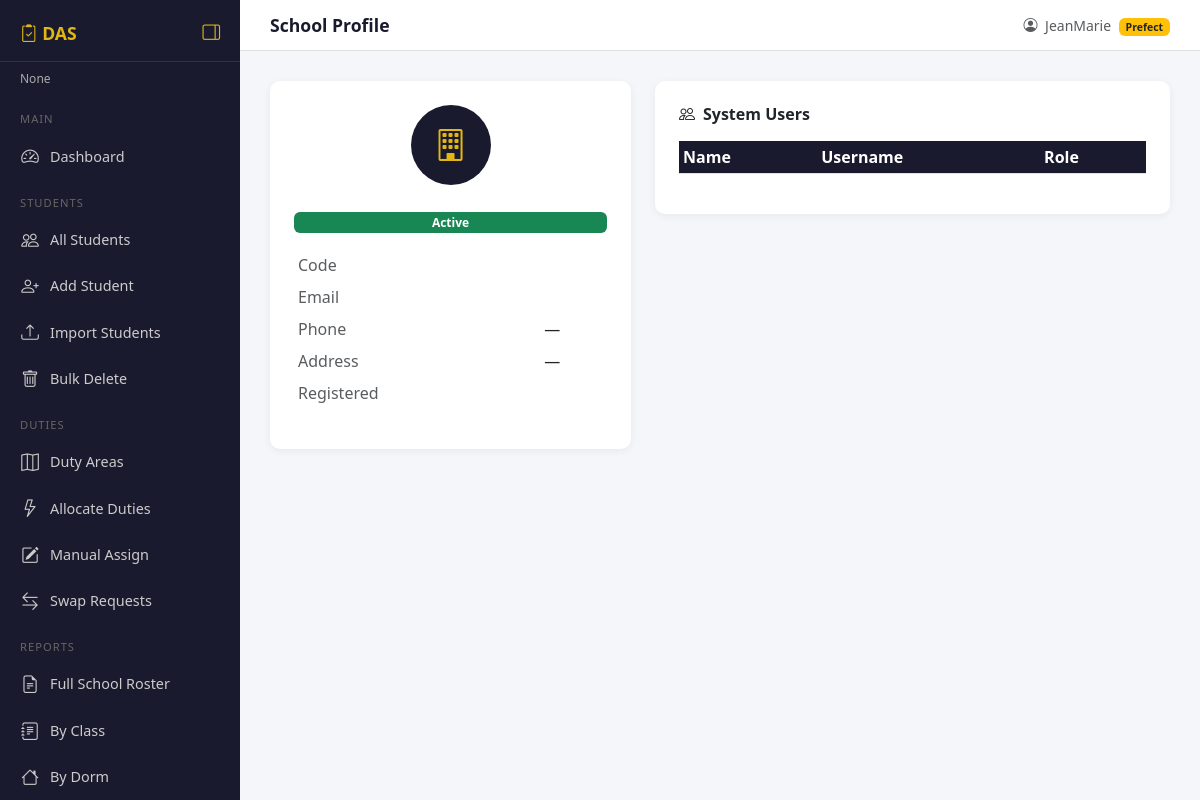
The page /schools/profile/ (signed in) on the database its author committed.
### accounts/models.py (models this page shows, shortened)
class User(AbstractUser):
    ROLES = [
        ('superadmin', 'Super Admin'),
        ('admin', 'School Admin'),
        ('prefect', 'Prefect'),
    ]
    role = models.CharField(max_length=20, choices=ROLES, default='prefect')
    school = models.ForeignKey(
        'schools.School',
        on_delete=models.SET_NULL,
        null=True, blank=True,
        related_name='users'
    )
    def is_school_admin(self):
        return self.role in ['admin', 'superadmin']

### schools/views.py (the view)
# urls.py: path('profile/',                views.school_profile,   name='school_profile'),
@login_required
def school_profile(request):
    school = get_school(request)
    return render(request, 'schools/profile.html', {'school': school})

### schools/views.py (called while the page is built)
def get_school(request):
    return request.user.school

### templates/schools/profile.html (shortened to what this page needs)
{% extends 'base.html' %}
{% block page_title %}School Profile{% endblock %}
{% block content %}
<div class="row g-4">
  <div class="col-md-5">
    <div class="card p-4 text-center">
      {% if school.logo %}
        <img src="{{ school.logo.url }}" alt="Logo"
             class="rounded mb-3" style="max-height:100px;">
      {% else %}
        <div style="width:80px;height:80px;background:#1a1a2e;border-radius:50%;
                    display:flex;align-items:center;justify-content:center;
                    margin:0 auto 15px;font-size:2rem;color:#e2b714;">
          <i class="bi bi-building"></i>
        </div>
      {% endif %}
      <span class="badge bg-success mb-3">Active</span>
      <table class="table table-sm table-borderless text-start">
        <tr><td class="text-muted">Code</td><td><strong>{{ school.code }}</strong></td></tr>
        <tr><td class="text-muted">Email</td><td>{{ school.email }}</td></tr>
        <tr><td class="text-muted">Phone</td><td>{{ school.phone|default:"—" }}</td></tr>
        <tr><td class="text-muted">Address</td><td>{{ school.address|default:"—" }}</td></tr>
        <tr><td class="text-muted">Registered</td><td>{{ school.registered_at|date:"d M Y" }}</td></tr>
      </table>
    </div>
  </div>
  <div class="col-md-7">
    <div class="card p-4">
      <h6 class="fw-bold mb-3">
        <i class="bi bi-people me-2"></i>System Users
      </h6>
      <table class="table table-sm table-hover">
        <thead>
          <tr>
            <th>Name</th>
            <th>Username</th>
            <th>Role</th>
          </tr>
        </thead>
      </table>
    </div>
  </div>
</div>
{% endblock %}

### templates/base.html (shortened to what this page needs)
<!DOCTYPE html>
<html lang="en">
<head>
  <link href="https://cdn.jsdelivr.net/npm/bootstrap@5.3.0/dist/css/bootstrap.min.css" rel="stylesheet">
  <link href="https://cdn.jsdelivr.net/npm/bootstrap-icons@1.10.5/font/bootstrap-icons.css" rel="stylesheet">
</head>
<body>
<div class="sidebar" id="sidebar">
  <div class="brand">
    <span class="brand-text">
      <i class="bi bi-clipboard2-check"></i> DAS
    </span>
    <button class="toggle-btn" id="toggleBtn" title="Toggle Sidebar">
      <i class="bi bi-layout-sidebar-reverse" id="toggleIcon"></i>
    </button>
  </div>
  <div class="school-name">{{ request.user.school }}</div>
  <div class="nav-section">Main</div>
  <a href="{% url 'dashboard' %}"
     data-title="Dashboard"
     class="{% if request.resolver_match.url_name == 'dashboard' %}active{% endif %}">
    <i class="bi bi-speedometer2"></i>
    <span class="nav-label">Dashboard</span>
  </a>
  <div class="nav-section">Students</div>
  <a href="{% url 'student_list' %}"
     data-title="All Students"
     class="{% if request.resolver_match.url_name == 'student_list' %}active{% endif %}">
    <i class="bi bi-people"></i>
    <span class="nav-label">All Students</span>
  </a>
  <a href="{% url 'student_create' %}"
     data-title="Add Student"
     class="{% if request.resolver_match.url_name == 'student_create' %}active{% endif %}">
    <i class="bi bi-person-plus"></i>
    <span class="nav-label">Add Student</span>
  </a>
  <a href="{% url 'student_import' %}"
     data-title="Import Students"
     class="{% if request.resolver_match.url_name == 'student_import' %}active{% endif %}">
    <i class="bi bi-upload"></i>
    <span class="nav-label">Import Students</span>
  </a>
  <a href="{% url 'student_bulk_delete' %}"
     data-title="Bulk Delete"
     class="{% if request.resolver_match.url_name == 'student_bulk_delete' %}active{% endif %}">
    <i class="bi bi-trash"></i>
    <span class="nav-label">Bulk Delete</span>
  </a>
  <div class="nav-section">Duties</div>
  <a href="{% url 'duty_area_list' %}"
     data-title="Duty Areas"
     class="{% if request.resolver_match.url_name == 'duty_area_list' %}active{% endif %}">
    <i class="bi bi-map"></i>
    <span class="nav-label">Duty Areas</span>
  </a>
  <a href="{% url 'allocate' %}"
     data-title="Allocate Duties"
     class="{% if request.resolver_match.url_name == 'allocate' %}active{% endif %}">
    <i class="bi bi-lightning"></i>
    <span class="nav-label">Allocate Duties</span>
  </a>
  <a href="{% url 'manual_assign' %}"
     data-title="Manual Assign"
     class="{% if request.resolver_match.url_name == 'manual_assign' %}active{% endif %}">
    <i class="bi bi-pencil-square"></i>
    <span class="nav-label">Manual Assign</span>
  </a>
  <a href="{% url 'swap_list' %}"
     data-title="Swap Requests"
     class="{% if request.resolver_match.url_name == 'swap_list' %}active{% endif %}">
    <i class="bi bi-arrow-left-right"></i>
    <span class="nav-label">Swap Requests</span>
  </a>
  <div class="nav-section">Reports</div>
  <a href="{% url 'report_full_school' %}"
     data-title="Full School Roster"
     class="{% if request.resolver_match.url_name == 'report_full_school' %}active{% endif %}">
    <i class="bi bi-file-earmark-text"></i>
    <span class="nav-label">Full School Roster</span>
  </a>
  <a href="{% url 'report_by_class' %}"
     data-title="By Class"
     class="{% if request.resolver_match.url_name == 'report_by_class' %}active{% endif %}">
    <i class="bi bi-journal-text"></i>
    <span class="nav-label">By Class</span>
  </a>
  <a href="{% url 'report_by_dorm' %}"
     data-title="By Dorm"
     class="{% if request.resolver_match.url_name == 'report_by_dorm' %}active{% endif %}">
    <i class="bi bi-house"></i>
    <span class="nav-label">By Dorm</span>
  </a>
  </div>
<div class="main-content" id="mainContent">
  <div class="topbar">
    <span class="page-title">{% block page_title %}Dashboard{% endblock %}</span>
    <span class="text-muted small">
      <i class="bi bi-person-circle me-1"></i>
      {{ request.user.get_full_name|default:request.user.username }}
      <span class="badge bg-warning text-dark ms-1">
        {{ request.user.get_role_display }}
      </span>
    </span>
  </div>
  <div class="content-area">
    {% block content %}{% endblock %}
  </div>
</div>
</body>
</html>

### templates/base.html (style rules this page uses)
body { background: #f4f6f9; font-family: 'Segoe UI', sans-serif; }
.sidebar { min-height: 100vh; background: #1a1a2e; color: white; width: 240px; position: fixed; top: 0; left: 0; bottom: 0; padding-top: 20px; z-index: 100; overflow-y: scroll; overflow-x: hidden; transition: width 0.25s ease; }
.sidebar .brand { font-size: 1.1rem; font-weight: 700; color: #e2b714; padding: 0 20px 15px; border-bottom: 1px solid #333; display: flex; align-items: center; justify-content: space-between; white-space: nowrap; }
.brand-text { transition: opacity 0.2s ease; }
.toggle-btn { background: none; border: none; color: #e2b714; cursor: pointer; font-size: 1.1rem; padding: 0; line-height: 1; flex-shrink: 0; }
.sidebar .school-name { font-size: 0.75rem; color: #aaa; padding: 8px 20px; white-space: nowrap; overflow: hidden; text-overflow: ellipsis; transition: opacity 0.2s; }
.sidebar .nav-section { font-size: 0.7rem; color: #666; padding: 15px 20px 5px; text-transform: uppercase; letter-spacing: 1px; white-space: nowrap; transition: opacity 0.2s; }
.sidebar a { display: flex; align-items: center; color: #ccc; text-decoration: none; padding: 10px 20px; font-size: 0.9rem; transition: background 0.2s, color 0.2s; white-space: nowrap; }
.sidebar a i { font-size: 1.1rem; flex-shrink: 0; width: 20px; text-align: center; }
.nav-label { margin-left: 10px; transition: opacity 0.2s; }
.main-content { margin-left: 240px; padding: 0; transition: margin-left 0.25s ease; }
.topbar { background: white; border-bottom: 1px solid #e0e0e0; padding: 12px 30px; display: flex; justify-content: space-between; align-items: center; position: sticky; top: 0; z-index: 99; }
.topbar .page-title { font-weight: 600; font-size: 1.1rem; color: #1a1a2e; }
.content-area { padding: 30px; }
.card { border: none; border-radius: 10px; box-shadow: 0 2px 8px rgba(0,0,0,0.06); }
.table th { background: #1a1a2e; color: white; }

### rows shown on the page
User: user.school "None", user.get_full_name "JeanMarie", user.role "Prefect"

### other values the page prints
{{ school.phone|default:"—" }} "—"
{{ school.address|default:"—" }} "—"
